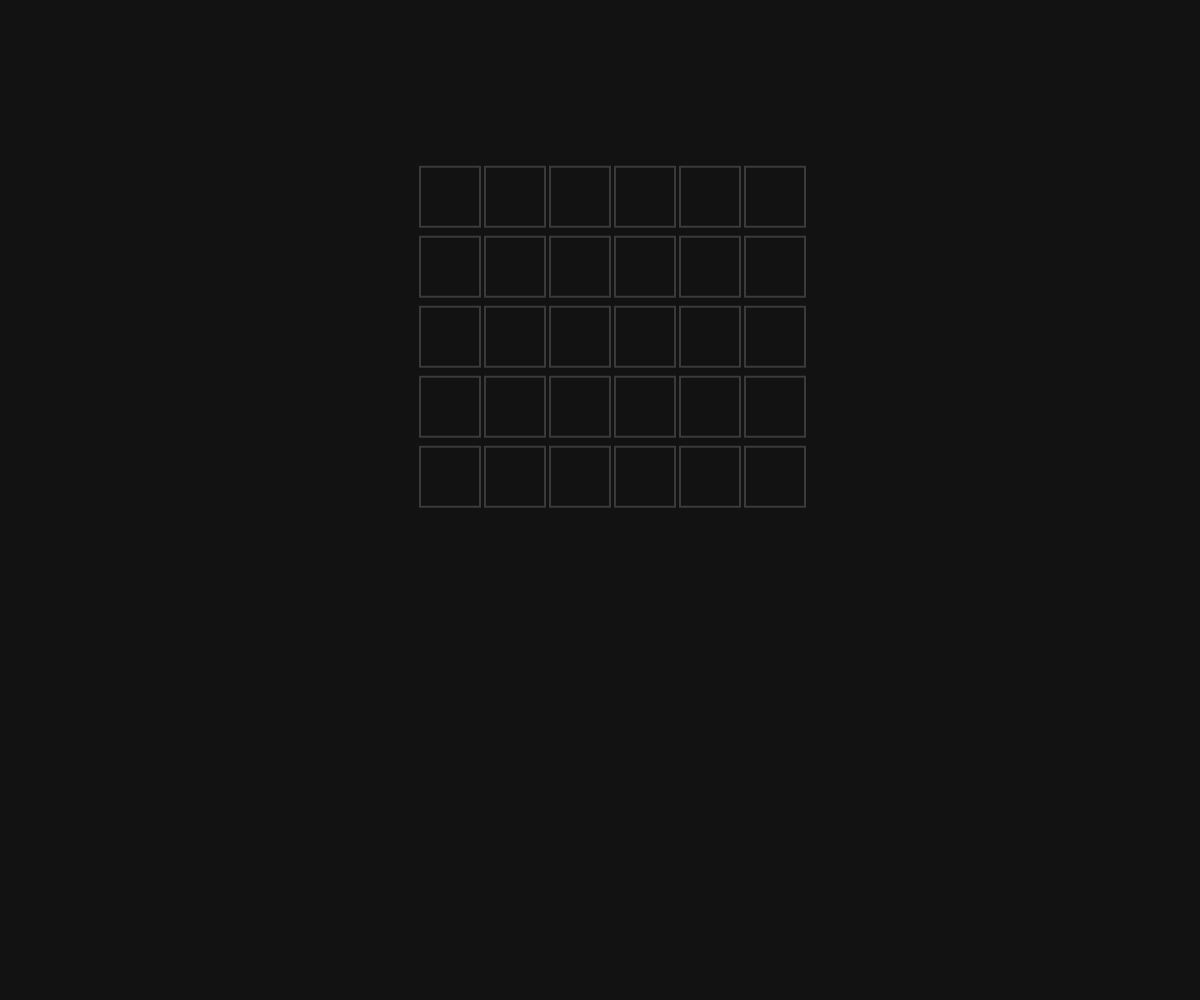
Frame 1 (no input)
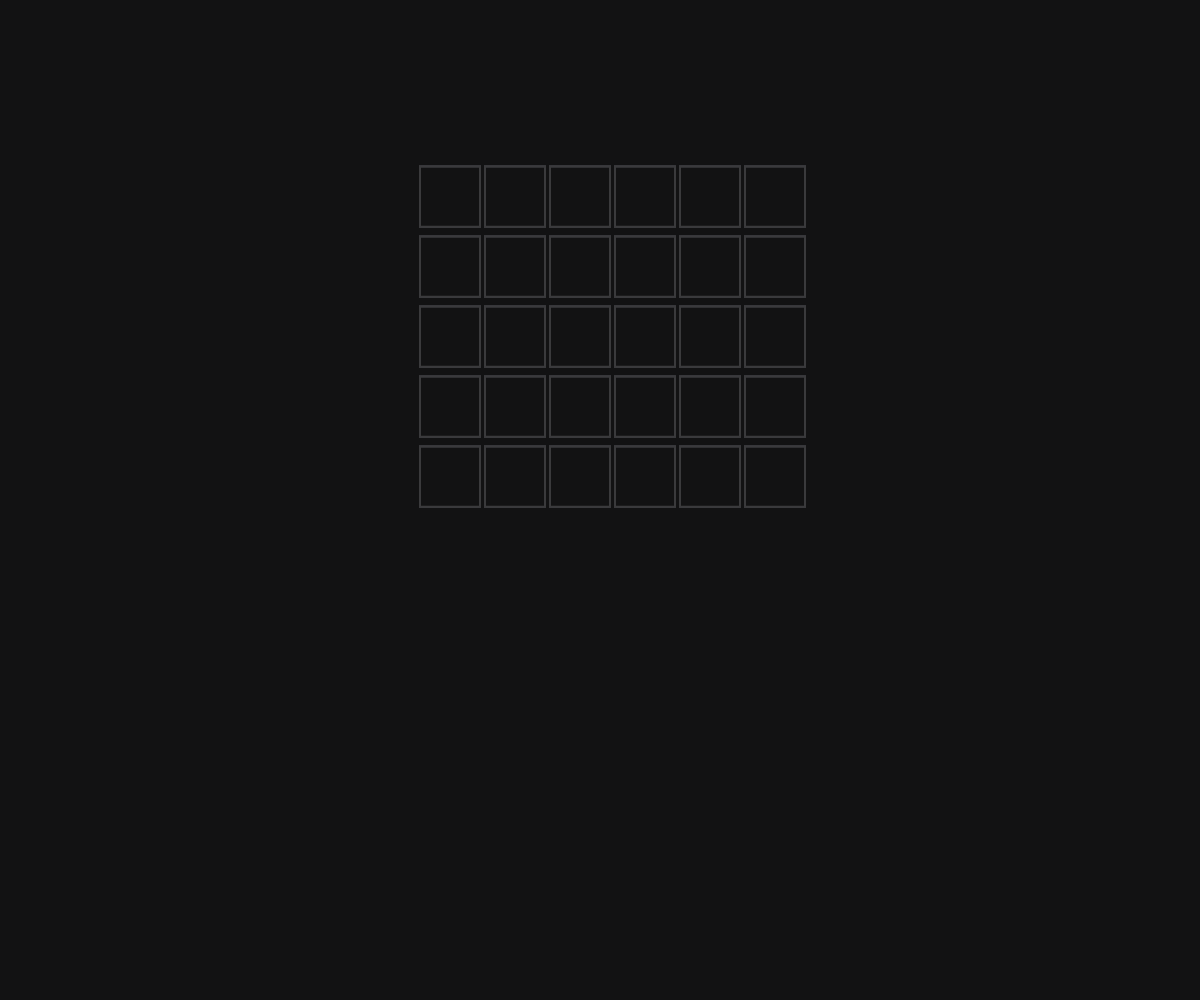
Frame 60 (no input)
Frame 120 (the mouse pressed at the canvas centre since frame 60): identical to frame 60, image omitted

The p5.js sketch that drew these frames (run headless with seeded random() and noise() and a simulated clock; from frame 60 on, the mouse is pressed at the canvas centre):

// p5.js sketch
// ── sketch.js

let questions = ["this is a test question"];
let answers = ["answer"];
let boxes = [];
let currentGuess = 0;

function setup() {
    createCanvas(windowWidth, windowHeight);
    background('#121213');
    // background('#FFFFFF');

    

    let split = answers[0].split("");

    for(var i = 0;i < 5;i++) {
        boxes[i] = [];
    }

    let offset = (answers[0].length  / 2) * 60; 
    
    for(var k = 0;k < 5;k++) {
        var y = (windowHeight / 6) + (60 * k) + (10 * k);
        for(var i = 0;i < answers[0].length;i++) {
            var x = (windowWidth / 2) + (60 * i) + (5 * i) - offset;
    
            
            boxes[k][i] = new Box(x, y, split[i], answers[0]);
        }
    }



}


function draw() {
    for(var i = 0;i < boxes.length;i++) {
        for(var k = 0;k < boxes[0].length;k++) {
            boxes[i][k].display();
        }
        
    }
}


function keyPressed() {
    console.log(key);
}
// ── Box.js
class Box {

    constructor(x, y, answer, word) {
        this.x = x;
        this.y = y;
        this.answer = answer.toUpperCase();
        // 0 default, 1 (full grey) not in word, 2 (full yellow) in word wrong place, 3 (full green) right letter right place
        this.status = 0;
        this.guess = "";
        this.word = word;
    }

    display() {
        
        if(this.status == 0) {
            strokeWeight(2);
            stroke('#3a3a3c');
            fill('#121213');
        } else if(this.status == 1) {
            fill('#3a3a3c'); // grey
        } else if(this.status == 2) {
            fill('#b59f3b'); // yellow
        } else if(this.status == 3) {
            fill('#538d4e'); // green
        }
        
        rect(this.x, this.y, 60);
        fill('#FFFFFF');
        textSize(36);
        text(this.guess, this.x + 19, this.y + 43);
    };


    setStatus(newStatus) {
        this.status = newStatus;
    };

    setGuess(newGuess) {
        this.guess = newGuess;

        if(this.guess === this.answer) {
            this.status = 3;
        } else {
            if(this.word.includes(newGuess)) {
                this.status = 2;
            } else {
                this.status = 1;
            }
        }
    };

}
// ── Key.js
class Key {

    constructor(x, y, letter) {
        this.x = x;
        this.y = y;
        this.letter = letter.toUpperCase();
        this.status = 0;
    }


    display() {

        if(this.status == 0) {
            fill('#818384');
        } else if(this.status == 1) {
            fill('#3a3a3c');
        } else if(this.status == 2) {
            fill('#b59f3b');
        } else if(this.status == 3) {
            fill('#538d4e');
        }

        rect(this.x, this.y, 40, 50, 5);
        fill('#FFFFF');
        textSize(18);
        text(this.letter, this.x + 13, this.y + 30);
    };

    setStatus(status) {
        this.status = status;
    };

    getLetter() {
        return this.letter;
    };



}
// ── style.css
body {
    background-color: #121213;
}

.header {
    display: flex;
    justify-content: center;
    padding-left: 16px;
    /* border-style: dashed;
    border-color: green; */
}

h1 {
    color: white;
}
